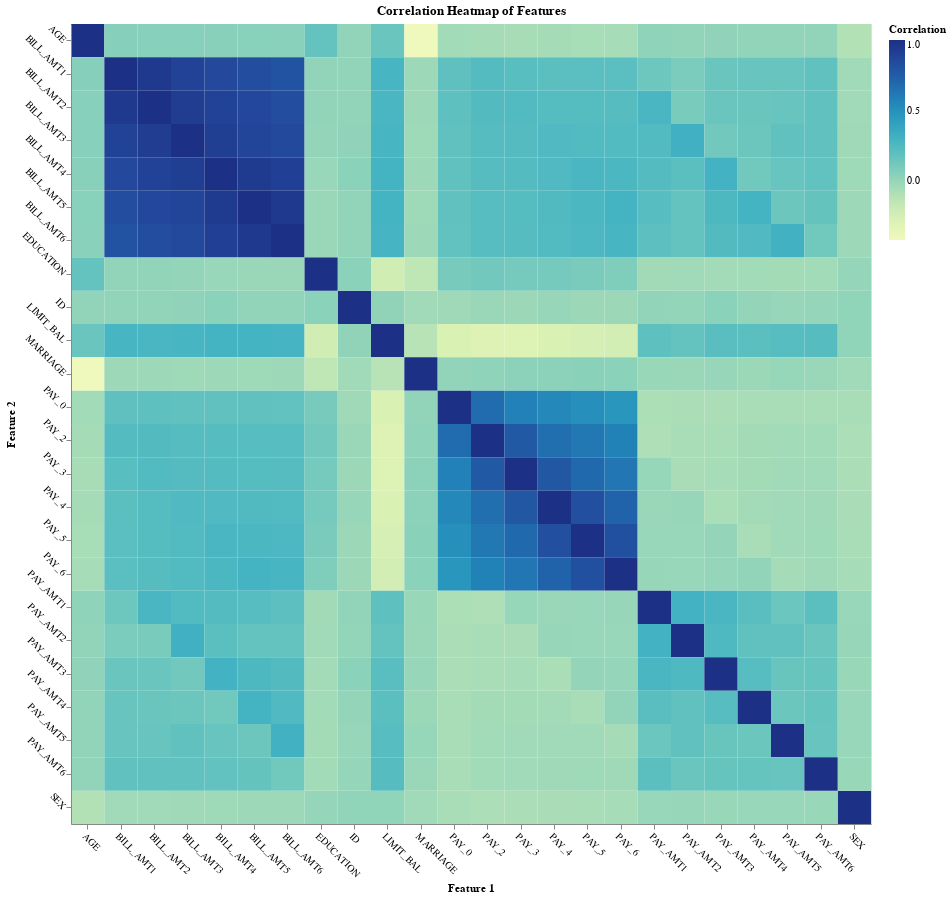

Source (notebook cell):
### Markdown cell above
## 🎯 Target Variable Distribution Analysis

The target variable, `payment_status_next_month`, tells us whether a client **defaulted** on their credit card payment the following month:

- **0** means the client **did not default**  
- **1** means the client **did default**

### What the Data Shows

- Approximately **77.82%** of clients **did not default** (majority class)  
- Approximately **22.18%** of clients **did default** (minority class)  

This means the dataset is **imbalanced**, with many more non-default cases than default cases.

---

### Why is This Important?

When data is imbalanced:

- Models tend to **favor the majority class** because predicting the majority class more often leads to higher overall accuracy.
- For example, if a model always predicts "no default," it would be right about 78% of the time — but it wouldn't identify any actual defaulters.

This can be **dangerous** because the goal is to correctly identify defaulters (the minority class), which is often more important in real-world scenarios like credit risk.

---

### What Evaluation Metrics Should We Use Instead?

Because accuracy alone can be misleading, we use metrics that focus on the model’s performance on the minority (default) class:

- **Precision:** Of all clients predicted to default, how many actually defaulted?  
- **Recall (Sensitivity):** Of all clients who actually defaulted, how many did the model correctly identify?  
- **F1-score:** The harmonic mean of Precision and Recall; balances the two metrics.  
- **ROC-AUC (Receiver Operating Characteristic - Area Under Curve):** Measures the model’s ability to distinguish between default and non-default across all classification thresholds.  
- **Confusion Matrix:** Shows counts of True Positives, False Positives, True Negatives, and False Negatives to visualize model performance for both classes.

---

### How to Handle Class Imbalance in Modeling?

Some models and techniques help address imbalance by adjusting how they learn from the data:

- **Logistic Regression and Tree-based Models:** Many allow you to **assign class weights**, giving more importance to the minority class during training. This encourages the model to pay more attention to defaulters.  
- **Resampling Techniques:** Such as **oversampling** the minority class (e.g., SMOTE) or **undersampling** the majority class.

---

### Summary

- The dataset is imbalanced, so  
- Don’t rely on **accuracy** alone to evaluate models.  
- Use metrics focused on minority class performance like **Precision, Recall, F1-score, and ROC-AUC**.  
- Consider techniques like **class weighting** to help models better identify defaulters.

This careful approach helps build more effective and trustworthy models for credit risk prediction.

### Code cell
import os
import altair as alt

# Make sure the images directory exists
os.makedirs('images', exist_ok=True)

# Calculate correlation matrix and prepare data
corr_matrix = X_train.corr()
corr_matrix_long = corr_matrix.reset_index().melt(id_vars="index")
corr_matrix_long.columns = ['Feature 1', 'Feature 2', 'Correlation']

# Create heatmap chart
heatmap = alt.Chart(corr_matrix_long).mark_rect().encode(
    x='Feature 1:N',
    y='Feature 2:N',
    color='Correlation:Q',
    tooltip=['Feature 1', 'Feature 2', 'Correlation:Q']
).properties(
    title='Correlation Heatmap of Features',
    width=800,
    height=800
).configure_axis(
    labelAngle=45
)

# Show the heatmap
heatmap.show()

# Save the heatmap as a PNG file (requires altair_saver and a headless browser)
heatmap.save('images/correlation_heatmap.png')

### Figure 1 — Vega specification as saved in the notebook (floating-point values rounded to 4 significant figures; data arrays with more than 128 entries replaced by an {"elided": "..."} marker saying what was removed)
{"$schema": "https://vega.github.io/schema/vega/v5.json", "data": [{"name": "source_0", "values": {"elided": "576 records"}}, {"name": "source_0_x_domain_Feature 1", "values": [{"Feature 1": "ID"}, {"Feature 1": "LIMIT_BAL"}, {"Feature 1": "SEX"}, {"Feature 1": "EDUCATION"}, {"Feature 1": "MARRIAGE"}, {"Feature 1": "AGE"}, {"Feature 1": "PAY_0"}, {"Feature 1": "PAY_2"}, {"Feature 1": "PAY_3"}, {"Feature 1": "PAY_4"}, {"Feature 1": "PAY_5"}, {"Feature 1": "PAY_6"}, {"Feature 1": "BILL_AMT1"}, {"Feature 1": "BILL_AMT2"}, {"Feature 1": "BILL_AMT3"}, {"Feature 1": "BILL_AMT4"}, {"Feature 1": "BILL_AMT5"}, {"Feature 1": "BILL_AMT6"}, {"Feature 1": "PAY_AMT1"}, {"Feature 1": "PAY_AMT2"}, {"Feature 1": "PAY_AMT3"}, {"Feature 1": "PAY_AMT4"}, {"Feature 1": "PAY_AMT5"}, {"Feature 1": "PAY_AMT6"}]}, {"name": "source_0_y_domain_Feature 2", "values": [{"Feature 2": "ID"}, {"Feature 2": "LIMIT_BAL"}, {"Feature 2": "SEX"}, {"Feature 2": "EDUCATION"}, {"Feature 2": "MARRIAGE"}, {"Feature 2": "AGE"}, {"Feature 2": "PAY_0"}, {"Feature 2": "PAY_2"}, {"Feature 2": "PAY_3"}, {"Feature 2": "PAY_4"}, {"Feature 2": "PAY_5"}, {"Feature 2": "PAY_6"}, {"Feature 2": "BILL_AMT1"}, {"Feature 2": "BILL_AMT2"}, {"Feature 2": "BILL_AMT3"}, {"Feature 2": "BILL_AMT4"}, {"Feature 2": "BILL_AMT5"}, {"Feature 2": "BILL_AMT6"}, {"Feature 2": "PAY_AMT1"}, {"Feature 2": "PAY_AMT2"}, {"Feature 2": "PAY_AMT3"}, {"Feature 2": "PAY_AMT4"}, {"Feature 2": "PAY_AMT5"}, {"Feature 2": "PAY_AMT6"}]}, {"name": "source_0_color_domain_Correlation", "values": [{"min": -0.414, "max": 1.0}]}], "marks": [{"type": "rect", "name": "marks", "from": {"data": "source_0"}, "encode": {"update": {"fill": {"field": "Correlation", "scale": "color"}, "tooltip": {"signal": "{\"Feature 1\": isValid(datum[\"Feature 1\"]) ? datum[\"Feature 1\"] : \"\"+datum[\"Feature 1\"], \"Feature 2\": isValid(datum[\"Feature 2\"]) ? datum[\"Feature 2\"] : \"\"+datum[\"Feature 2\"], \"Correlation\": format(datum[\"Correlation\"], \"\")}"}, "x": {"field": "Feature 1", "scale": "x"}, "width": {"signal": "max(0.25, bandwidth('x'))"}, "y": {"field": "Feature 2", "scale": "y"}, "height": {"signal": "max(0.25, bandwidth('y'))"}}}, "style": ["rect"]}], "scales": [{"name": "x", "type": "band", "domain": {"data": "source_0_x_domain_Feature 1", "field": "Feature 1", "sort": true}, "range": [0, {"signal": "width"}], "paddingInner": 0, "paddingOuter": 0}, {"name": "y", "type": "band", "domain": {"data": "source_0_y_domain_Feature 2", "field": "Feature 2", "sort": true}, "range": [0, {"signal": "height"}], "paddingInner": 0, "paddingOuter": 0}, {"name": "color", "type": "linear", "domain": [{"signal": "(data(\"source_0_color_domain_Correlation\")[0] || {}).min"}, {"signal": "(data(\"source_0_color_domain_Correlation\")[0] || {}).max"}], "range": "heatmap", "interpolate": "hcl", "zero": false}], "axes": [{"scale": "x", "labelBaseline": "top", "grid": false, "labelAlign": "left", "zindex": 1, "title": "Feature 1", "orient": "bottom"}, {"scale": "y", "grid": false, "orient": "left", "labelAlign": "right", "title": "Feature 2", "zindex": 1}], "title": {"text": "Correlation Heatmap of Features", "frame": "group"}, "style": "cell", "background": "white", "padding": 5, "height": 800, "config": {"axis": {"labelAngle": 45}}, "width": 800, "legends": [{"fill": "color", "gradientLength": {"signal": "clamp(height, 64, 200)"}, "title": "Correlation"}]}
